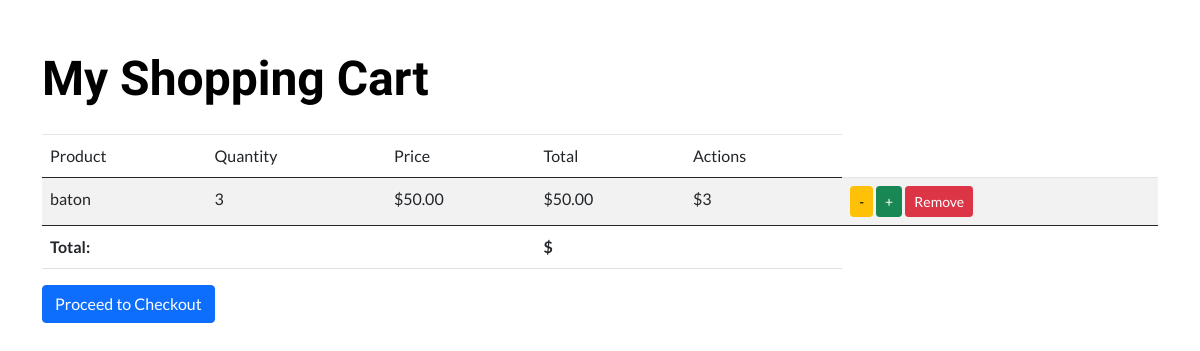
Screenshot of /main/user/mycart/ (signed in) with the database file from the repository.
### Goods/models.py (models this page shows, shortened)
class CartProduct(models.Model):
    product = models.ForeignKey(Product, on_delete=models.SET_NULL, null=True)
    cart = models.ForeignKey(Cart, on_delete=models.CASCADE)
    quantity = models.PositiveIntegerField(default=1)

class Product(models.Model):
    name:str = models.CharField(max_length=255)
    quantity:int = models.PositiveIntegerField(default=1)
    price:float = models.DecimalField(max_digits=8, decimal_places=2)
    category:Category = models.ForeignKey(Category, on_delete=models.CASCADE)
    description:str = models.TextField()

### Goods/user/views.py (the view)
# urls.py: path('mycart/', views.mycart, name='mycart'),
@login_required
def mycart(request):
    cart, created = models.Cart.objects.get_or_create(
        author=request.user,
        is_active=True,
        defaults={'author': request.user}
    )
    context = {'cart': cart}
    return render(request, 'Goods/mycart.html', context)

### Goods/templates/Goods/mycart.html (shortened to what this page needs)
{% extends 'base.html' %}
{% block content %}
<div class="container mt-5">
    <h1 class="mb-4">My Shopping Cart</h1>
    {% if cart.cartproduct_set.all %}
        <table class="table table-striped">
            <thead>
                <tr>
                    <th>Product</th>
                    <th>Quantity</th>
                    <th>Price</th>
                    <th>Total</th>
                    <th>Actions</th>
                </tr>
            </thead>
            <tbody>
                {% for item in cart.cartproduct_set.all %}
                <tr>
                    <td>{{ item.product.name }}</td>
                    <td>{{ item.quantity }}</td>
                    <td>${{ item.product.price }}</td>
                    <td>${{ item.product.price }}</td>
                    <td>${{ item.quantity }}</td>
                    <td>
                        <a href="{% url 'subtract_from_cart' %}?code={{ item.product.generate_code }}&quantity=1" class="btn btn-warning btn-sm">-</a>
                        <a href="{% url 'add_to_cart' %}?code={{ item.product.generate_code }}&quantity=1" class="btn btn-success btn-sm">+</a>
                        <a href="{% url 'delete_from_cart' %}?code={{ item.product.generate_code }}" class="btn btn-danger btn-sm">Remove</a>
                    </td>
                </tr>
                {% endfor %}
            </tbody>
            <tfoot>
                <tr>
                    <td colspan="3"><strong>Total:</strong></td>
                    <td colspan="2"><strong>${{ cart.total_price }}</strong></td>
                </tr>
            </tfoot>
        </table>
        <a href="{% url 'create_order' %}?generate_code={{ cart.generate_code }}" class="btn btn-primary">Proceed to Checkout</a>
    {% else %}
        <p>Your cart is empty. <a href="{% url 'index' %}">Continue shopping</a></p>
    {% endif %}
</div>
{% endblock %}

### rows the page displays
CartProduct: product.name "baton", quantity "3", product.price "50.00"
